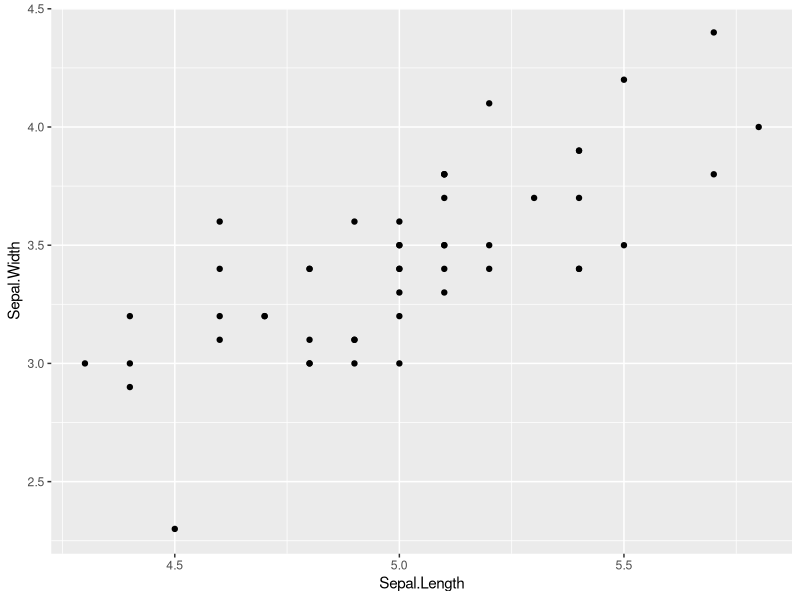
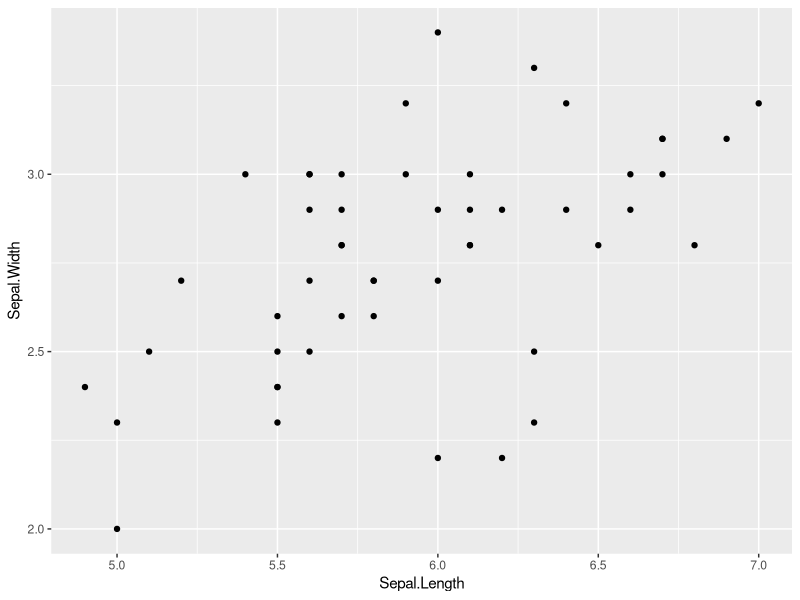
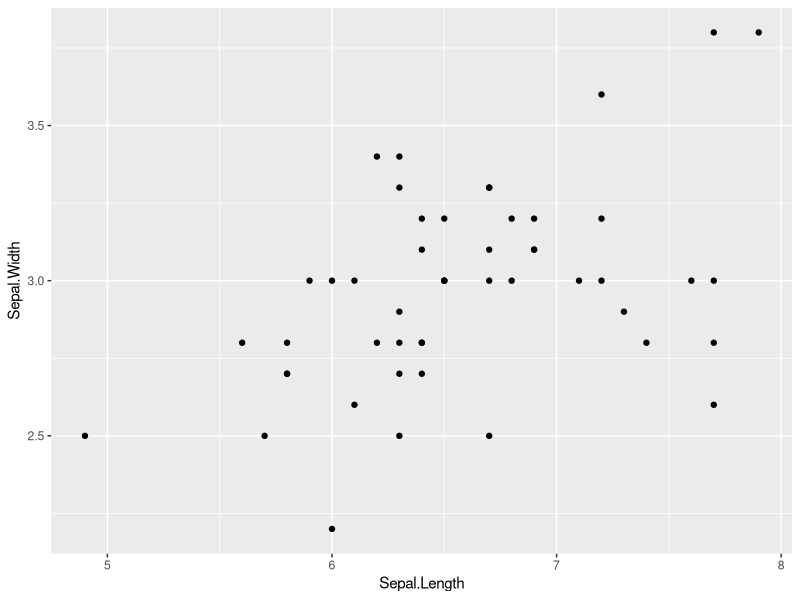

Reproduce these figures in R, in order.

#****************************************************************
# Producing multiple plots using purrr::map() on a nested dataframe 
# 2019-02-12 
# Nayef  

# Reference: https://stackoverflow.com/questions/47482288/how-to-use-purrrpmap-to-plot-multiple-ggplot-in-nested-data-frame 

#****************************************************************



library(magrittr)
library(tidyverse)

iris0 <- iris

iris0 <- iris0 %>%
      group_by(Species) %>%  
      nest() %>%
      
      mutate(gg1 = purrr::map(data,
                              ~ ggplot(., aes(Sepal.Length, Sepal.Width)) + 
                                    geom_point())) 

# Note: the formula notation is alternative way of defining an anonymous
# function

# Instead of 
# > "~ ggplot(., aes(Sepal.Length, Sepal.Width))"

# we could write: 
# > "function(x){ggplot(x, aes(Sepal.Length, Sepal.Width))}


# Accessing/printing the list of plots: 
iris0$gg1

str(iris0$gg1)
